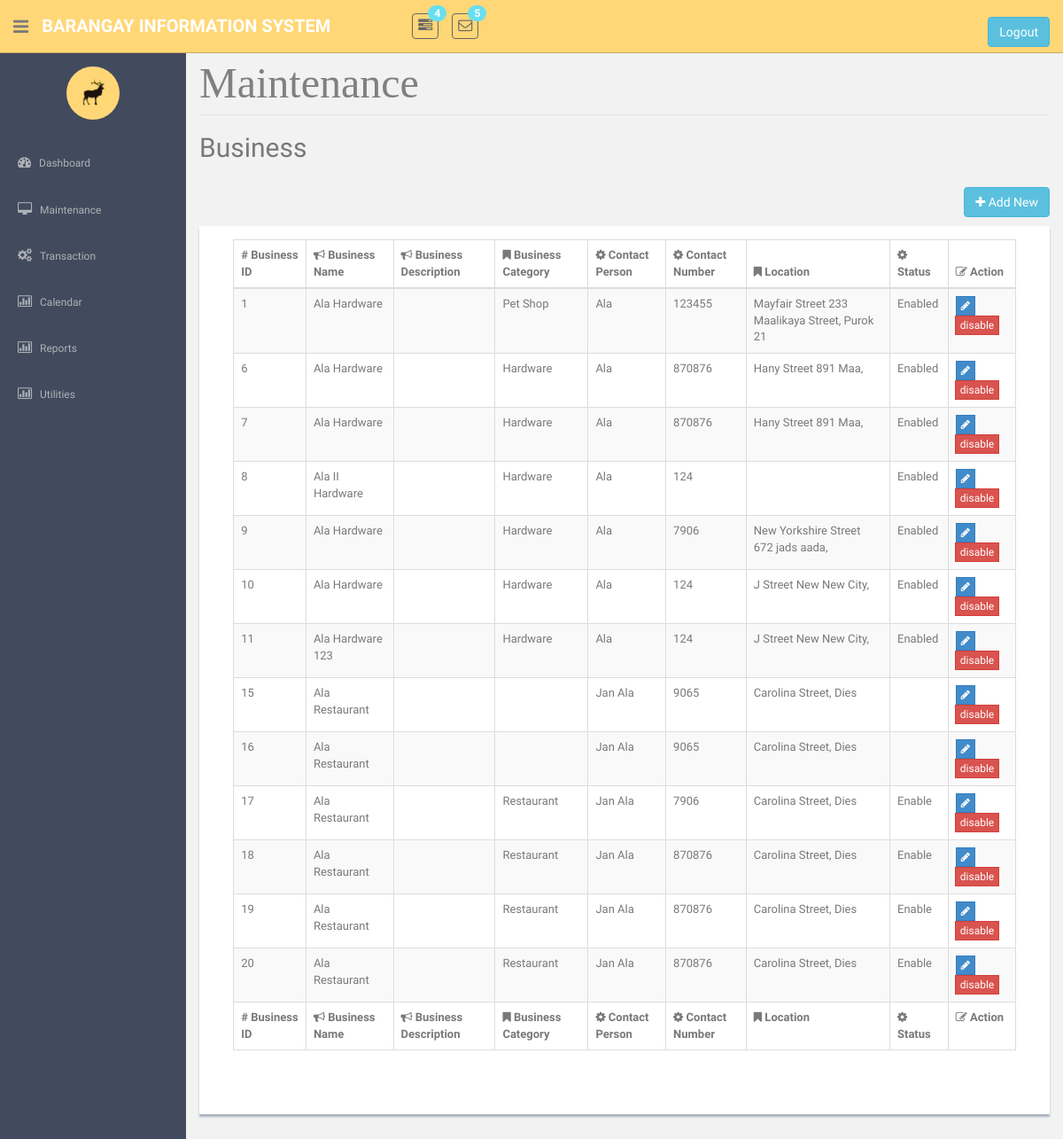
The page /BusinessMaintenance.php on the database as committed earlier.
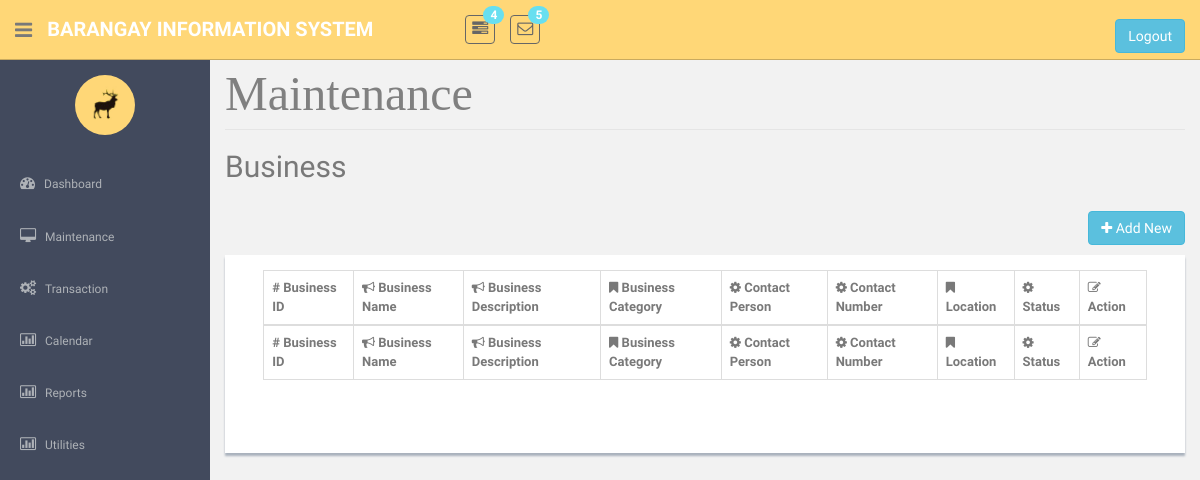
The same page on the database as committed later.
### tables this page shows
CREATE TABLE `tblbusiness` (
  `strBusinessID` int(11) NOT NULL,
  `strBusinessName` varchar(45) NOT NULL,
  `strBusinessCateID` varchar(25) NOT NULL,
  `strBusinessDesc` varchar(45) NOT NULL,
  `strBusinessLocation` varchar(45) NOT NULL,
  `strBusinessContactPerson` varchar(45) NOT NULL,
  `strSignageStat` int(1) NOT NULL,
  `strSignageType` varchar(20) NOT NULL
);

CREATE TABLE `tblbusinesscate` (
  `strBusCatergory` int(25) NOT NULL,
  `strBusCateName` varchar(45) NOT NULL,
  `dblAmount` double NOT NULL,
  `strStatus` varchar(20) NOT NULL
);

### BusinessMaintenance.php (the view, shortened to what this page needs)
<!DOCTYPE html>
    <?php require('header.php');?>
    <?php require('sidebar.php');?>
<section id="main-content">
	<section class="wrapper site-min-height">
		<form method = POST>
			<legend ><font face = "cambria" size = 8 color = "grey"> Maintenance </font></legend>
				<h2>Business</h2><br>
				<p align="right">
				<button  type="button" class="btn btn-info" name = "btnEdit1" id = "btnEdit1" onclick = "window.location.href='BusinessAdd.php'" ><i class="fa fa-plus"></i> Add New </button><br>
				</p>
			<form method = POST>
				<center>
				<div class="showback">
					<table  class="table table-striped table-bordered table-hover" id="tableView" border = '2' style = 'width:95%'>
						<thead>
							<tr>
								<th># Business ID</th>
								<th><i class="fa fa-bullhorn"></i> Business Name</th>
								<th><i class="fa fa-bullhorn"></i> Business Description</th>
								<th><i class="fa fa-bookmark"></i> Business Category</th>
								<th><i class="fa fa-cog"></i> Contact Person</th>
								<th><i class="fa fa-cog"></i> Contact Number</th>
								<th><i class="fa fa-bookmark"></i> Location</th>
								<th><i class="fa fa-cog"></i> Status</th>
								<th><i class="fa fa-edit"></i> Action</th>
							</tr>
						</thead>
						<tfoot>
							<tr>
								<th># Business ID</th>
								<th><i class="fa fa-bullhorn"></i> Business Name</th>
								<th><i class="fa fa-bullhorn"></i> Business Description</th>
								<th><i class="fa fa-bookmark"></i> Business Category</th>
								<th><i class="fa fa-cog"></i> Contact Person</th>
								<th><i class="fa fa-cog"></i> Contact Number</th>
								<th><i class="fa fa-bookmark"></i> Location</th>
								<th><i class="fa fa-cog"></i> Status</th>
								<th><i class="fa fa-edit"></i> Action</th>
							</tr>
						</tfoot>
						<tbody>
							<?php
							require('connection.php');
							$sql = "select * from tblbusiness";
							$query = mysqli_query($con, $sql);
							if(mysqli_num_rows($query) > 0){
							while($row = mysqli_fetch_object($query)){?>
							<tr>
								<td><?php echo $row->strBusinessID?></td>
								<td><?php echo $row->strBusinessName?></td>
								<td><?php echo $row->strBusinessDesc?></td>
								<td><?php
										$id = $row->strBusinessID;
										$sql1 = "SELECT `strBusCateName`FROM tblbusinesscate as a INNER JOIN tblbusiness as b ON b.strBusinessCateID = a.strBusCatergory where strBusinessID ='$id' ";
										$query1 = mysqli_query($con, $sql1);
										if(mysqli_num_rows($query1) > 0){
										while($row1 = mysqli_fetch_array($query1)){
											echo $row1[0]."<br>";
										}}
									?>
								</td>
								<td><?php echo $row->strBusinessContactPerson?></td>
								<td><?php echo $row->strContactNum?></td>
								<td><?php echo $row->strBusinessLocation?></td>
								<td><?php
										$id = $row->strBusinessID;
										$sql1 = "SELECT `strStatus`FROM tblbusinesscate as a INNER JOIN tblbusiness as b ON b.strBusinessCateID = a.strBusCatergory where strBusinessID ='$id' ";
										$query1 = mysqli_query($con, $sql1);
										if(mysqli_num_rows($query1) > 0){
										while($row1 = mysqli_fetch_array($query1)){
											echo $row1[0]."<br>";
										}}
									?>
								</td>
								<td>
									<div class="btn-group " role="group" aria-label="..." >
										<div class="btn-group " role="group">
											<button  class="btn btn-primary btn-xs" type = submit name = "btnEdit" value = <?php echo $row->strBusinessID?>><i class="fa fa-pencil"></i></button>
											<button  class="btn btn-danger btn-xs" type = submit name = "btnDelete" onclick = "return confirm('Do you really want to continue?');" value = <?php echo $row->strBusinessID; ?> >disable</button>
										</div>
									</div>
								</td>
							</tr>
						<?php }}   ?>
						</tbody>
					</table>
							<br><br>
				</center>
		</form>
		</section><! --/wrapper -->
</section>
  </section>
  </body>
</html>

Rows that differ between the two databases and show on the page:
removed tblbusiness: strBusinessID "1", strBusinessName "Ala Hardware", strBusinessContactPerson "Ala", strContactNum "123455", strBusinessLocation "Mayfair Street 233 Maalikaya Street, Purok 21", row1 "Enabled"
no longer on this page (row unchanged): tblbusinesscate: strBusCateName "Pet Shop", shown under "1"
removed tblbusiness: strBusinessID "6", strBusinessName "Ala Hardware", strBusinessContactPerson "Ala", strContactNum "870876", strBusinessLocation "Hany Street 891 Maa,", row1 "Enabled"
no longer on this page (row unchanged): tblbusinesscate: strBusCateName "Hardware"
removed tblbusiness: strBusinessID "7", strBusinessName "Ala Hardware", strBusinessContactPerson "Ala", strContactNum "870876", strBusinessLocation "Hany Street 891 Maa,", row1 "Enabled"
removed tblbusiness: strBusinessID "8", strBusinessName "Ala II Hardware", strBusinessContactPerson "Ala", strContactNum "124", row1 "Enabled"
removed tblbusiness: strBusinessID "9", strBusinessName "Ala Hardware", strBusinessContactPerson "Ala", strContactNum "7906", strBusinessLocation "New Yorkshire Street 672 jads aada,", row1 "Enabled"
removed tblbusiness: strBusinessID "10", strBusinessName "Ala Hardware", strBusinessContactPerson "Ala", strContactNum "124", strBusinessLocation "J Street New New City,", row1 "Enabled"
removed tblbusiness: strBusinessID "11", strBusinessName "Ala Hardware 123", strBusinessContactPerson "Ala", strContactNum "124", strBusinessLocation "J Street New New City,", row1 "Enabled"
removed tblbusiness: strBusinessID "15", strBusinessName "Ala Restaurant", strBusinessContactPerson "Jan Ala", strContactNum "9065", strBusinessLocation "Carolina Street, Dies"
removed tblbusiness: strBusinessID "16", strBusinessName "Ala Restaurant", strBusinessContactPerson "Jan Ala", strContactNum "9065", strBusinessLocation "Carolina Street, Dies"
removed tblbusiness: strBusinessID "17", strBusinessName "Ala Restaurant", strBusinessContactPerson "Jan Ala", strContactNum "7906", strBusinessLocation "Carolina Street, Dies", row1 "Enable"
removed tblbusinesscate: strBusCateName "Restaurant"
removed tblbusiness: strBusinessID "18", strBusinessName "Ala Restaurant", strBusinessContactPerson "Jan Ala", strContactNum "870876", strBusinessLocation "Carolina Street, Dies", row1 "Enable"
removed tblbusiness: strBusinessID "19", strBusinessName "Ala Restaurant", strBusinessContactPerson "Jan Ala", strContactNum "870876", strBusinessLocation "Carolina Street, Dies", row1 "Enable"
removed tblbusiness: strBusinessID "20", strBusinessName "Ala Restaurant", strBusinessContactPerson "Jan Ala", strContactNum "870876", strBusinessLocation "Carolina Street, Dies", row1 "Enable"
